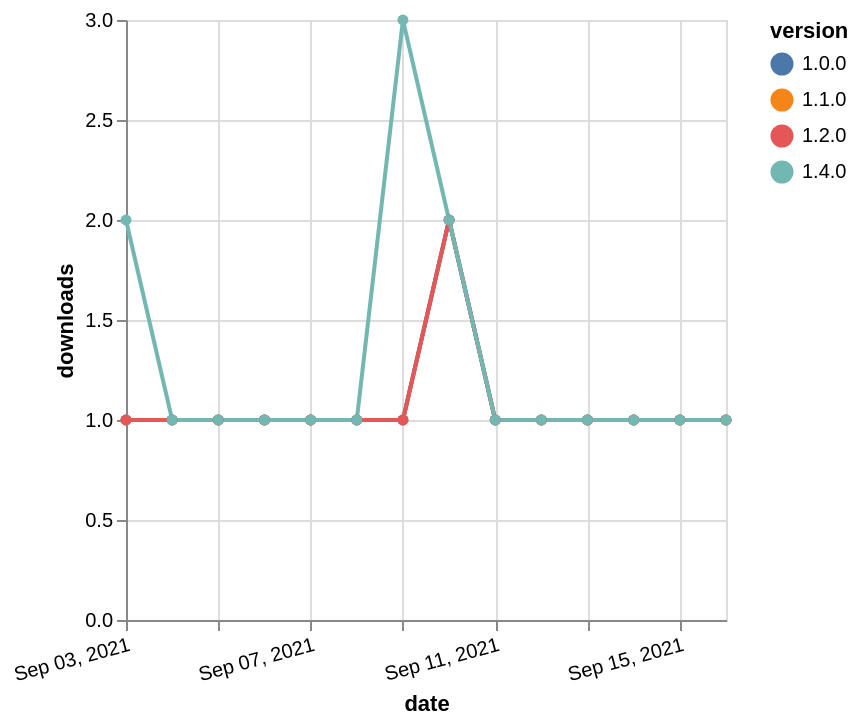

Express this chart as Vega-Lite.
### Vega-Lite specification from a JSON file in a GitHub repository (floating-point values rounded to 4 significant figures)
{"$schema": "https://vega.github.io/schema/vega-lite/v5.json", "description": "A simple bar chart with embedded data.", "data": {"values": [{"date": "2021-09-03", "total": 158, "delta": 1, "version": "1.1.0"}, {"date": "2021-09-04", "total": 159, "delta": 1, "version": "1.1.0"}, {"date": "2021-09-05", "total": 160, "delta": 1, "version": "1.1.0"}, {"date": "2021-09-06", "total": 161, "delta": 1, "version": "1.1.0"}, {"date": "2021-09-07", "total": 162, "delta": 1, "version": "1.1.0"}, {"date": "2021-09-08", "total": 163, "delta": 1, "version": "1.1.0"}, {"date": "2021-09-09", "total": 164, "delta": 1, "version": "1.1.0"}, {"date": "2021-09-10", "total": 166, "delta": 2, "version": "1.1.0"}, {"date": "2021-09-11", "total": 167, "delta": 1, "version": "1.1.0"}, {"date": "2021-09-12", "total": 168, "delta": 1, "version": "1.1.0"}, {"date": "2021-09-13", "total": 169, "delta": 1, "version": "1.1.0"}, {"date": "2021-09-14", "total": 170, "delta": 1, "version": "1.1.0"}, {"date": "2021-09-15", "total": 171, "delta": 1, "version": "1.1.0"}, {"date": "2021-09-16", "total": 172, "delta": 1, "version": "1.1.0"}, {"date": "2021-09-03", "total": 171, "delta": 1, "version": "1.0.0"}, {"date": "2021-09-04", "total": 172, "delta": 1, "version": "1.0.0"}, {"date": "2021-09-05", "total": 173, "delta": 1, "version": "1.0.0"}, {"date": "2021-09-06", "total": 174, "delta": 1, "version": "1.0.0"}, {"date": "2021-09-07", "total": 175, "delta": 1, "version": "1.0.0"}, {"date": "2021-09-08", "total": 176, "delta": 1, "version": "1.0.0"}, {"date": "2021-09-09", "total": 177, "delta": 1, "version": "1.0.0"}, {"date": "2021-09-10", "total": 179, "delta": 2, "version": "1.0.0"}, {"date": "2021-09-11", "total": 180, "delta": 1, "version": "1.0.0"}, {"date": "2021-09-12", "total": 181, "delta": 1, "version": "1.0.0"}, {"date": "2021-09-13", "total": 182, "delta": 1, "version": "1.0.0"}, {"date": "2021-09-14", "total": 183, "delta": 1, "version": "1.0.0"}, {"date": "2021-09-15", "total": 184, "delta": 1, "version": "1.0.0"}, {"date": "2021-09-16", "total": 185, "delta": 1, "version": "1.0.0"}, {"date": "2021-09-03", "total": 142, "delta": 1, "version": "1.2.0"}, {"date": "2021-09-04", "total": 143, "delta": 1, "version": "1.2.0"}, {"date": "2021-09-05", "total": 144, "delta": 1, "version": "1.2.0"}, {"date": "2021-09-06", "total": 145, "delta": 1, "version": "1.2.0"}, {"date": "2021-09-07", "total": 146, "delta": 1, "version": "1.2.0"}, {"date": "2021-09-08", "total": 147, "delta": 1, "version": "1.2.0"}, {"date": "2021-09-09", "total": 148, "delta": 1, "version": "1.2.0"}, {"date": "2021-09-10", "total": 150, "delta": 2, "version": "1.2.0"}, {"date": "2021-09-11", "total": 151, "delta": 1, "version": "1.2.0"}, {"date": "2021-09-12", "total": 152, "delta": 1, "version": "1.2.0"}, {"date": "2021-09-13", "total": 153, "delta": 1, "version": "1.2.0"}, {"date": "2021-09-14", "total": 154, "delta": 1, "version": "1.2.0"}, {"date": "2021-09-15", "total": 155, "delta": 1, "version": "1.2.0"}, {"date": "2021-09-16", "total": 156, "delta": 1, "version": "1.2.0"}, {"date": "2021-09-03", "total": 131, "delta": 2, "version": "1.4.0"}, {"date": "2021-09-04", "total": 132, "delta": 1, "version": "1.4.0"}, {"date": "2021-09-05", "total": 133, "delta": 1, "version": "1.4.0"}, {"date": "2021-09-06", "total": 134, "delta": 1, "version": "1.4.0"}, {"date": "2021-09-07", "total": 135, "delta": 1, "version": "1.4.0"}, {"date": "2021-09-08", "total": 136, "delta": 1, "version": "1.4.0"}, {"date": "2021-09-09", "total": 139, "delta": 3, "version": "1.4.0"}, {"date": "2021-09-10", "total": 141, "delta": 2, "version": "1.4.0"}, {"date": "2021-09-11", "total": 142, "delta": 1, "version": "1.4.0"}, {"date": "2021-09-12", "total": 143, "delta": 1, "version": "1.4.0"}, {"date": "2021-09-13", "total": 144, "delta": 1, "version": "1.4.0"}, {"date": "2021-09-14", "total": 145, "delta": 1, "version": "1.4.0"}, {"date": "2021-09-15", "total": 146, "delta": 1, "version": "1.4.0"}, {"date": "2021-09-16", "total": 147, "delta": 1, "version": "1.4.0"}]}, "width": "container", "mark": {"type": "line", "point": {"filled": true}}, "encoding": {"x": {"field": "date", "type": "temporal", "timeUnit": "yearmonthdate", "title": "date", "axis": {"labelAngle": -15}}, "y": {"field": "delta", "type": "quantitative", "title": "downloads"}, "color": {"field": "version", "type": "nominal"}, "tooltip": {"field": "delta"}}}
